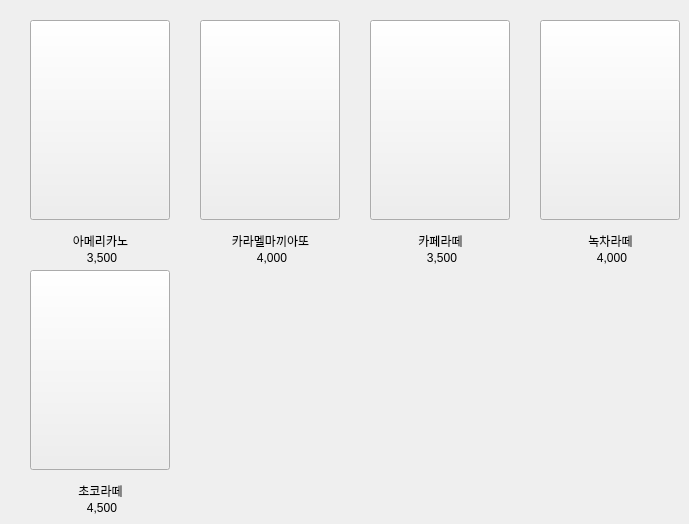
      <widget class="QWidget" name="tab_coffee">
       <attribute name="title">
        <string>Coffee</string>
       </attribute>
       <widget class="QPushButton" name="menuBtn_1_1">
        <property name="geometry">
         <rect>
          <x>30</x>
          <y>20</y>
          <width>140</width>
          <height>200</height>
         </rect>
        </property>
        <property name="text">
         <string/>
        </property>
        <property name="icon">
         <iconset>
          <normaloff>../프로젝트 사진/1)Coffee&amp;Latte/Americano.png</normaloff>../프로젝트 사진/1)Coffee&amp;Latte/Americano.png</iconset>
        </property>
        <property name="iconSize">
         <size>
          <width>150</width>
          <height>240</height>
         </size>
        </property>
       </widget>
       <widget class="QPushButton" name="menuBtn_1_2">
        <property name="geometry">
         <rect>
          <x>200</x>
          <y>20</y>
          <width>140</width>
          <height>200</height>
         </rect>
        </property>
        <property name="text">
         <string/>
        </property>
        <property name="icon">
         <iconset>
          <normaloff>../프로젝트 사진/1)Coffee&amp;Latte/Caramelmacchiato.png</normaloff>../프로젝트 사진/1)Coffee&amp;Latte/Caramelmacchiato.png</iconset>
        </property>
        <property name="iconSize">
         <size>
          <width>150</width>
          <height>240</height>
         </size>
        </property>
       </widget>
       <widget class="QPushButton" name="menuBtn_1_3">
        <property name="geometry">
         <rect>
          <x>370</x>
          <y>20</y>
          <width>140</width>
          <height>200</height>
         </rect>
        </property>
        <property name="text">
         <string/>
        </property>
        <property name="icon">
         <iconset>
          <normaloff>../프로젝트 사진/1)Coffee&amp;Latte/Cafelatte.png</normaloff>../프로젝트 사진/1)Coffee&amp;Latte/Cafelatte.png</iconset>
        </property>
        <property name="iconSize">
         <size>
          <width>150</width>
          <height>240</height>
         </size>
        </property>
       </widget>
       <widget class="QPushButton" name="menuBtn_1_4">
        <property name="geometry">
         <rect>
          <x>540</x>
          <y>20</y>
          <width>140</width>
          <height>200</height>
         </rect>
        </property>
        <property name="text">
         <string/>
        </property>
        <property name="icon">
         <iconset>
          <normaloff>../프로젝트 사진/1)Coffee&amp;Latte/Greentealatte.png</normaloff>../프로젝트 사진/1)Coffee&amp;Latte/Greentealatte.png</iconset>
        </property>
        <property name="iconSize">
         <size>
          <width>150</width>
          <height>240</height>
         </size>
        </property>
       </widget>
       <widget class="QPushButton" name="menuBtn_1_5">
        <property name="geometry">
         <rect>
          <x>30</x>
          <y>270</y>
          <width>140</width>
          <height>200</height>
         </rect>
        </property>
        <property name="text">
         <string/>
        </property>
        <property name="icon">
         <iconset>
          <normaloff>../프로젝트 사진/1)Coffee&amp;Latte/Chocolatelatte.png</normaloff>../프로젝트 사진/1)Coffee&amp;Latte/Chocolatelatte.png</iconset>
        </property>
        <property name="iconSize">
         <size>
          <width>150</width>
          <height>200</height>
         </size>
        </property>
       </widget>
       <widget class="QLabel" name="label_3">
        <property name="geometry">
         <rect>
          <x>60</x>
          <y>230</y>
          <width>81</width>
          <height>21</height>
         </rect>
        </property>
        <property name="text">
         <string>아메리카노</string>
        </property>
        <property name="alignment">
         <set>Qt::AlignCenter</set>
        </property>
       </widget>
       <widget class="QLabel" name="label_5">
        <property name="geometry">
         <rect>
          <x>70</x>
          <y>250</y>
          <width>64</width>
          <height>15</height>
         </rect>
        </property>
        <property name="layoutDirection">
         <enum>Qt::LeftToRight</enum>
        </property>
        <property name="text">
         <string>3,500</string>
        </property>
        <property name="alignment">
         <set>Qt::AlignCenter</set>
        </property>
       </widget>
       <widget class="QLabel" name="label_6">
        <property name="geometry">
         <rect>
          <x>240</x>
          <y>250</y>
          <width>64</width>
          <height>15</height>
         </rect>
        </property>
        <property name="layoutDirection">
         <enum>Qt::LeftToRight</enum>
        </property>
        <property name="text">
         <string>4,000</string>
        </property>
        <property name="alignment">
         <set>Qt::AlignCenter</set>
        </property>
       </widget>
       <widget class="QLabel" name="label_7">
        <property name="geometry">
         <rect>
          <x>210</x>
          <y>230</y>
          <width>121</width>
          <height>21</height>
         </rect>
        </property>
        <property name="text">
         <string>카라멜마끼아또</string>
        </property>
        <property name="alignment">
         <set>Qt::AlignCenter</set>
        </property>
       </widget>
       <widget class="QLabel" name="label_8">
        <property name="geometry">
         <rect>
          <x>410</x>
          <y>250</y>
          <width>64</width>
          <height>15</height>
         </rect>
        </property>
        <property name="layoutDirection">
         <enum>Qt::LeftToRight</enum>
        </property>
        <property name="text">
         <string>3,500</string>
        </property>
        <property name="alignment">
         <set>Qt::AlignCenter</set>
        </property>
       </widget>
       <widget class="QLabel" name="label_9">
        <property name="geometry">
         <rect>
          <x>380</x>
          <y>230</y>
          <width>121</width>
          <height>21</height>
         </rect>
        </property>
        <property name="text">
         <string>카페라떼</string>
        </property>
        <property name="alignment">
         <set>Qt::AlignCenter</set>
        </property>
       </widget>
       <widget class="QLabel" name="label_10">
        <property name="geometry">
         <rect>
          <x>580</x>
          <y>250</y>
          <width>64</width>
          <height>15</height>
         </rect>
        </property>
        <property name="layoutDirection">
         <enum>Qt::LeftToRight</enum>
        </property>
        <property name="text">
         <string>4,000</string>
        </property>
        <property name="alignment">
         <set>Qt::AlignCenter</set>
        </property>
       </widget>
       <widget class="QLabel" name="label_11">
        <property name="geometry">
         <rect>
          <x>550</x>
          <y>230</y>
          <width>121</width>
          <height>21</height>
         </rect>
        </property>
        <property name="text">
         <string>녹차라떼</string>
        </property>
        <property name="alignment">
         <set>Qt::AlignCenter</set>
        </property>
       </widget>
       <widget class="QLabel" name="label_12">
        <property name="geometry">
         <rect>
          <x>70</x>
          <y>500</y>
          <width>64</width>
          <height>15</height>
         </rect>
        </property>
        <property name="layoutDirection">
         <enum>Qt::LeftToRight</enum>
        </property>
        <property name="text">
         <string>4,500</string>
        </property>
        <property name="alignment">
         <set>Qt::AlignCenter</set>
        </property>
       </widget>
       <widget class="QLabel" name="label_13">
        <property name="geometry">
         <rect>
          <x>60</x>
          <y>480</y>
          <width>81</width>
          <height>21</height>
         </rect>
        </property>
        <property name="text">
         <string>초코라떼</string>
        </property>
        <property name="alignment">
         <set>Qt::AlignCenter</set>
        </property>
       </widget>
      </widget>
